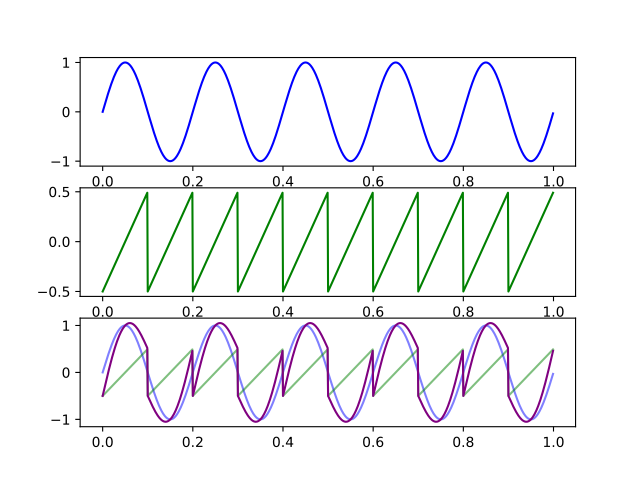

This figure's Python source:
import numpy as np
import matplotlib.pyplot as plt
import scipy.signal as signal

fs = 1000
t = np.linspace(0, 1, fs, endpoint=False)

s_sin = np.sin(2 * np.pi * 5 * t)
s_saw = 0.5 * signal.sawtooth(2 * np.pi * 10 * t)
s_sum = s_sin + s_saw

fig, axs = plt.subplots(3, 1)

axs[0].plot(t, s_sin, color='blue')
axs[1].plot(t, s_saw, color='green')
axs[2].plot(t, s_sin, color='blue', alpha=0.5)
axs[2].plot(t, s_saw, color='green', alpha=0.5)
axs[2].plot(t, s_sum, color='purple')

plt.savefig("ex4.pdf")
plt.show()
